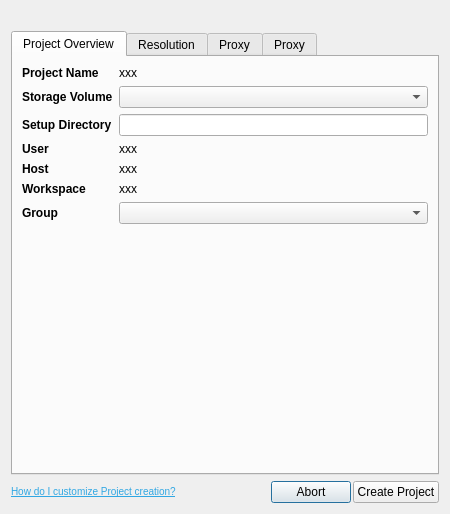
<?xml version="1.0" encoding="UTF-8"?>
<ui version="4.0">
 <class>ProjectCreateDialog</class>
 <widget class="QDialog" name="ProjectCreateDialog">
  <property name="geometry">
   <rect>
    <x>0</x>
    <y>0</y>
    <width>450</width>
    <height>514</height>
   </rect>
  </property>
  <property name="windowTitle">
   <string>Submit to Flow Production Tracking</string>
  </property>
  <property name="styleSheet">
   <string notr="true">/* this is to force the combo box dropdowns to show all items rather than displaying only a few items and a scroll bar */
QComboBox QListView {
height: 100px;
}</string>
  </property>
  <layout class="QVBoxLayout" name="verticalLayout" stretch="0,0,0">
   <item>
    <widget class="QLabel" name="label_9">
     <property name="sizePolicy">
      <sizepolicy hsizetype="Maximum" vsizetype="Preferred">
       <horstretch>0</horstretch>
       <verstretch>0</verstretch>
      </sizepolicy>
     </property>
     <property name="text">
      <string/>
     </property>
     <property name="pixmap">
      <pixmap resource="resources.qrc">:/tk-flame/icon.png</pixmap>
     </property>
     <property name="alignment">
      <set>Qt::AlignLeading|Qt::AlignLeft|Qt::AlignTop</set>
     </property>
    </widget>
   </item>
   <item>
    <widget class="QTabWidget" name="tabWidget">
     <property name="currentIndex">
      <number>0</number>
     </property>
     <widget class="QWidget" name="project_overview_tab">
      <attribute name="title">
       <string>Project Overview</string>
      </attribute>
      <layout class="QFormLayout" name="formLayout_3">
       <item row="0" column="0">
        <widget class="QLabel" name="label_5">
         <property name="sizePolicy">
          <sizepolicy hsizetype="Maximum" vsizetype="Preferred">
           <horstretch>0</horstretch>
           <verstretch>0</verstretch>
          </sizepolicy>
         </property>
         <property name="text">
          <string>&lt;b&gt;Project Name&lt;/b&gt;</string>
         </property>
        </widget>
       </item>
       <item row="0" column="1">
        <widget class="QLabel" name="project_name">
         <property name="sizePolicy">
          <sizepolicy hsizetype="MinimumExpanding" vsizetype="Preferred">
           <horstretch>0</horstretch>
           <verstretch>0</verstretch>
          </sizepolicy>
         </property>
         <property name="minimumSize">
          <size>
           <width>200</width>
           <height>0</height>
          </size>
         </property>
         <property name="toolTip">
          <string>The &lt;b&gt;Flame project name&lt;/b&gt; is automatically generated based on your current Flow Production Tracking project. </string>
         </property>
         <property name="text">
          <string>xxx</string>
         </property>
         <property name="wordWrap">
          <bool>false</bool>
         </property>
        </widget>
       </item>
       <item row="1" column="0">
        <widget class="QLabel" name="label_7">
         <property name="sizePolicy">
          <sizepolicy hsizetype="Maximum" vsizetype="Preferred">
           <horstretch>0</horstretch>
           <verstretch>0</verstretch>
          </sizepolicy>
         </property>
         <property name="text">
          <string>&lt;b&gt;Storage Volume&lt;/b&gt;</string>
         </property>
        </widget>
       </item>
       <item row="1" column="1">
        <widget class="QComboBox" name="volume"/>
       </item>
       <item row="3" column="0">
        <widget class="QLabel" name="label_6">
         <property name="sizePolicy">
          <sizepolicy hsizetype="Maximum" vsizetype="Preferred">
           <horstretch>0</horstretch>
           <verstretch>0</verstretch>
          </sizepolicy>
         </property>
         <property name="text">
          <string>&lt;b&gt;User&lt;/b&gt;</string>
         </property>
        </widget>
       </item>
       <item row="3" column="1">
        <widget class="QLabel" name="user_name">
         <property name="toolTip">
          <string>The &lt;b&gt;User Name&lt;/b&gt; associated with your new Flame Project is based on the Flow Production Tracking user that matches your current login name.
</string>
         </property>
         <property name="text">
          <string>xxx</string>
         </property>
         <property name="wordWrap">
          <bool>false</bool>
         </property>
        </widget>
       </item>
       <item row="4" column="0">
        <widget class="QLabel" name="label_19">
         <property name="sizePolicy">
          <sizepolicy hsizetype="Maximum" vsizetype="Preferred">
           <horstretch>0</horstretch>
           <verstretch>0</verstretch>
          </sizepolicy>
         </property>
         <property name="text">
          <string>&lt;b&gt;Host&lt;/b&gt;</string>
         </property>
        </widget>
       </item>
       <item row="4" column="1">
        <widget class="QLabel" name="host_name">
         <property name="text">
          <string>xxx</string>
         </property>
         <property name="wordWrap">
          <bool>false</bool>
         </property>
        </widget>
       </item>
       <item row="2" column="0">
        <widget class="QLabel" name="label_4">
         <property name="text">
          <string>&lt;b&gt;Setup Directory&lt;/b&gt;</string>
         </property>
        </widget>
       </item>
       <item row="5" column="0">
        <widget class="QLabel" name="label_17">
         <property name="sizePolicy">
          <sizepolicy hsizetype="Maximum" vsizetype="Preferred">
           <horstretch>0</horstretch>
           <verstretch>0</verstretch>
          </sizepolicy>
         </property>
         <property name="text">
          <string>&lt;b&gt;Workspace&lt;/b&gt;</string>
         </property>
        </widget>
       </item>
       <item row="5" column="1">
        <widget class="QLabel" name="workspace_name">
         <property name="text">
          <string>xxx</string>
         </property>
         <property name="wordWrap">
          <bool>false</bool>
         </property>
        </widget>
       </item>
       <item row="6" column="0">
        <widget class="QLabel" name="group_name_label">
         <property name="text">
          <string>&lt;b&gt;Group&lt;/b&gt;</string>
         </property>
        </widget>
       </item>
       <item row="6" column="1">
        <widget class="QComboBox" name="group_name"/>
       </item>
       <item row="2" column="1">
        <widget class="QLineEdit" name="setup_dir"/>
       </item>
      </layout>
     </widget>
     <widget class="QWidget" name="resolution_tab">
      <attribute name="title">
       <string>Resolution</string>
      </attribute>
      <layout class="QFormLayout" name="formLayout_2">
       <item row="0" column="0">
        <widget class="QLabel" name="label">
         <property name="text">
          <string>Resolution</string>
         </property>
        </widget>
       </item>
       <item row="0" column="1">
        <layout class="QHBoxLayout" name="horizontalLayout">
         <item>
          <widget class="QLineEdit" name="width">
           <property name="sizePolicy">
            <sizepolicy hsizetype="Fixed" vsizetype="Fixed">
             <horstretch>0</horstretch>
             <verstretch>0</verstretch>
            </sizepolicy>
           </property>
           <property name="minimumSize">
            <size>
             <width>50</width>
             <height>0</height>
            </size>
           </property>
           <property name="maximumSize">
            <size>
             <width>50</width>
             <height>16777215</height>
            </size>
           </property>
           <property name="placeholderText">
            <string>width</string>
           </property>
          </widget>
         </item>
         <item>
          <widget class="QLabel" name="label_2">
           <property name="sizePolicy">
            <sizepolicy hsizetype="Maximum" vsizetype="Preferred">
             <horstretch>0</horstretch>
             <verstretch>0</verstretch>
            </sizepolicy>
           </property>
           <property name="text">
            <string>x</string>
           </property>
          </widget>
         </item>
         <item>
          <widget class="QLineEdit" name="height">
           <property name="sizePolicy">
            <sizepolicy hsizetype="Maximum" vsizetype="Fixed">
             <horstretch>0</horstretch>
             <verstretch>0</verstretch>
            </sizepolicy>
           </property>
           <property name="maximumSize">
            <size>
             <width>50</width>
             <height>16777215</height>
            </size>
           </property>
           <property name="placeholderText">
            <string>height</string>
           </property>
          </widget>
         </item>
        </layout>
       </item>
       <item row="1" column="0">
        <widget class="QLabel" name="label_26">
         <property name="text">
          <string>Aspect Ratio</string>
         </property>
        </widget>
       </item>
       <item row="1" column="1">
        <widget class="QComboBox" name="aspect_ratio">
         <property name="maxVisibleItems">
          <number>100</number>
         </property>
         <property name="sizeAdjustPolicy">
          <enum>QComboBox::AdjustToContents</enum>
         </property>
         <item>
          <property name="text">
           <string>4:3</string>
          </property>
         </item>
         <item>
          <property name="text">
           <string>16:9</string>
          </property>
         </item>
         <item>
          <property name="text">
           <string>Based on width/height</string>
          </property>
         </item>
        </widget>
       </item>
       <item row="2" column="0">
        <widget class="QLabel" name="label_27">
         <property name="text">
          <string>Frame Rate</string>
         </property>
        </widget>
       </item>
       <item row="2" column="1">
        <widget class="QComboBox" name="frame_rate">
         <property name="maxVisibleItems">
          <number>100</number>
         </property>
         <property name="sizeAdjustPolicy">
          <enum>QComboBox::AdjustToContents</enum>
         </property>
         <item>
          <property name="text">
           <string>23.976 fps</string>
          </property>
         </item>
         <item>
          <property name="text">
           <string>24 fps</string>
          </property>
         </item>
         <item>
          <property name="text">
           <string>25 fps</string>
          </property>
         </item>
         <item>
          <property name="text">
           <string>29.97 fps DF</string>
          </property>
         </item>
         <item>
          <property name="text">
           <string>29.97 fps NDF</string>
          </property>
         </item>
         <item>
          <property name="text">
           <string>30 fps</string>
          </property>
         </item>
         <item>
          <property name="text">
           <string>50 fps</string>
          </property>
         </item>
         <item>
          <property name="text">
           <string>59.94 fps DF</string>
          </property>
         </item>
         <item>
          <property name="text">
           <string>59.94 fps NDF</string>
          </property>
         </item>
         <item>
          <property name="text">
           <string>60 fps</string>
          </property>
         </item>
        </widget>
       </item>
       <item row="3" column="0">
        <widget class="QLabel" name="label_3">
         <property name="text">
          <string>Depth</string>
         </property>
        </widget>
       </item>
       <item row="3" column="1">
        <widget class="QComboBox" name="depth">
         <property name="maxVisibleItems">
          <number>100</number>
         </property>
         <item>
          <property name="text">
           <string>32-bit fp</string>
          </property>
         </item>
         <item>
          <property name="text">
           <string>16-bit fp</string>
          </property>
         </item>
         <item>
          <property name="text">
           <string>12-bit</string>
          </property>
         </item>
         <item>
          <property name="text">
           <string>12-bit u</string>
          </property>
         </item>
         <item>
          <property name="text">
           <string>10-bit</string>
          </property>
         </item>
         <item>
          <property name="text">
           <string>8-bit</string>
          </property>
         </item>
        </widget>
       </item>
       <item row="4" column="0">
        <widget class="QLabel" name="label_10">
         <property name="text">
          <string>Field Dominance</string>
         </property>
        </widget>
       </item>
       <item row="4" column="1">
        <widget class="QComboBox" name="field_dominance">
         <property name="maxVisibleItems">
          <number>100</number>
         </property>
         <item>
          <property name="text">
           <string>PROGRESSIVE</string>
          </property>
         </item>
         <item>
          <property name="text">
           <string>FIELD_1</string>
          </property>
         </item>
         <item>
          <property name="text">
           <string>FIELD_2</string>
          </property>
         </item>
        </widget>
       </item>
      </layout>
     </widget>
     <widget class="QWidget" name="old_proxy_tab">
      <attribute name="title">
       <string>Proxy</string>
      </attribute>
      <layout class="QFormLayout" name="formLayout">
       <property name="fieldGrowthPolicy">
        <enum>QFormLayout::FieldsStayAtSizeHint</enum>
       </property>
       <item row="0" column="0">
        <widget class="QLabel" name="proxy_depth_label_2">
         <property name="text">
          <string>Mode</string>
         </property>
        </widget>
       </item>
       <item row="0" column="1">
        <widget class="QComboBox" name="proxy_mode">
         <property name="maxVisibleItems">
          <number>100</number>
         </property>
         <item>
          <property name="text">
           <string>Proxies Off</string>
          </property>
         </item>
         <item>
          <property name="text">
           <string>Proxies Conditional</string>
          </property>
         </item>
         <item>
          <property name="text">
           <string>Proxies On</string>
          </property>
         </item>
        </widget>
       </item>
       <item row="1" column="0">
        <widget class="QLabel" name="proxy_depth_label">
         <property name="text">
          <string>Depth</string>
         </property>
        </widget>
       </item>
       <item row="1" column="1">
        <widget class="QComboBox" name="proxy_depth">
         <property name="maxVisibleItems">
          <number>100</number>
         </property>
         <item>
          <property name="text">
           <string>8-bit</string>
          </property>
         </item>
         <item>
          <property name="text">
           <string>SAME AS HIRES</string>
          </property>
         </item>
        </widget>
       </item>
       <item row="2" column="0">
        <widget class="QLabel" name="proxy_quality_label">
         <property name="text">
          <string>Quality</string>
         </property>
        </widget>
       </item>
       <item row="2" column="1">
        <widget class="QComboBox" name="proxy_quality">
         <property name="maxVisibleItems">
          <number>100</number>
         </property>
         <item>
          <property name="text">
           <string>draft</string>
          </property>
         </item>
         <item>
          <property name="text">
           <string>coarse</string>
          </property>
         </item>
         <item>
          <property name="text">
           <string>medium</string>
          </property>
         </item>
         <item>
          <property name="text">
           <string>quality</string>
          </property>
         </item>
         <item>
          <property name="text">
           <string>bicubic</string>
          </property>
         </item>
        </widget>
       </item>
       <item row="3" column="0">
        <widget class="QLabel" name="proxy_width_hint_label">
         <property name="text">
          <string>Width</string>
         </property>
        </widget>
       </item>
       <item row="3" column="1">
        <layout class="QHBoxLayout" name="horizontalLayout_6">
         <item>
          <widget class="QSlider" name="proxy_width_hint">
           <property name="sizePolicy">
            <sizepolicy hsizetype="Preferred" vsizetype="Fixed">
             <horstretch>0</horstretch>
             <verstretch>0</verstretch>
            </sizepolicy>
           </property>
           <property name="minimumSize">
            <size>
             <width>100</width>
             <height>0</height>
            </size>
           </property>
           <property name="minimum">
            <number>24</number>
           </property>
           <property name="maximum">
            <number>8192</number>
           </property>
           <property name="singleStep">
            <number>4</number>
           </property>
           <property name="pageStep">
            <number>400</number>
           </property>
           <property name="orientation">
            <enum>Qt::Horizontal</enum>
           </property>
           <property name="tickPosition">
            <enum>QSlider::TicksBelow</enum>
           </property>
           <property name="tickInterval">
            <number>400</number>
           </property>
          </widget>
         </item>
         <item>
          <widget class="QLabel" name="proxy_width_hint_preview">
           <property name="sizePolicy">
            <sizepolicy hsizetype="Expanding" vsizetype="Preferred">
             <horstretch>0</horstretch>
             <verstretch>0</verstretch>
            </sizepolicy>
           </property>
           <property name="text">
            <string>720px</string>
           </property>
          </widget>
         </item>
        </layout>
       </item>
       <item row="4" column="0">
        <widget class="QLabel" name="proxy_min_frame_size_label">
         <property name="text">
          <string>Width &gt;</string>
         </property>
        </widget>
       </item>
       <item row="4" column="1">
        <layout class="QHBoxLayout" name="horizontalLayout_7">
         <item>
          <widget class="QSlider" name="proxy_min_frame_size">
           <property name="sizePolicy">
            <sizepolicy hsizetype="Preferred" vsizetype="Fixed">
             <horstretch>0</horstretch>
             <verstretch>0</verstretch>
            </sizepolicy>
           </property>
           <property name="minimumSize">
            <size>
             <width>100</width>
             <height>0</height>
            </size>
           </property>
           <property name="minimum">
            <number>24</number>
           </property>
           <property name="maximum">
            <number>8192</number>
           </property>
           <property name="singleStep">
            <number>4</number>
           </property>
           <property name="pageStep">
            <number>400</number>
           </property>
           <property name="orientation">
            <enum>Qt::Horizontal</enum>
           </property>
           <property name="tickPosition">
            <enum>QSlider::TicksBelow</enum>
           </property>
           <property name="tickInterval">
            <number>400</number>
           </property>
          </widget>
         </item>
         <item>
          <widget class="QLabel" name="proxy_min_frame_size_preview">
           <property name="sizePolicy">
            <sizepolicy hsizetype="Expanding" vsizetype="Preferred">
             <horstretch>0</horstretch>
             <verstretch>0</verstretch>
            </sizepolicy>
           </property>
           <property name="text">
            <string>720px</string>
           </property>
          </widget>
         </item>
         <item>
          <widget class="QCheckBox" name="proxy_above_8_bits">
           <property name="text">
            <string>&gt;8 bits</string>
           </property>
          </widget>
         </item>
        </layout>
       </item>
      </layout>
     </widget>
     <widget class="QWidget" name="new_proxy_tab">
      <attribute name="title">
       <string>Proxy</string>
      </attribute>
      <layout class="QFormLayout" name="formLayout_4">
       <item row="1" column="0">
        <widget class="QLabel" name="proxy_depth_label_3">
         <property name="text">
          <string>Ratio</string>
         </property>
        </widget>
       </item>
       <item row="1" column="1">
        <widget class="QComboBox" name="new_proxy_mode">
         <property name="maxVisibleItems">
          <number>100</number>
         </property>
         <item>
          <property name="text">
           <string>Proxy 1/2</string>
          </property>
         </item>
         <item>
          <property name="text">
           <string>Proxy 1/4</string>
          </property>
         </item>
         <item>
          <property name="text">
           <string>Proxy 1/8</string>
          </property>
         </item>
        </widget>
       </item>
       <item row="2" column="0">
        <widget class="QLabel" name="proxy_quality_label_2">
         <property name="text">
          <string>Quality</string>
         </property>
        </widget>
       </item>
       <item row="2" column="1">
        <widget class="QComboBox" name="new_proxy_quality">
         <property name="maxVisibleItems">
          <number>100</number>
         </property>
         <item>
          <property name="text">
           <string>lanczos</string>
          </property>
         </item>
         <item>
          <property name="text">
           <string>shannon</string>
          </property>
         </item>
         <item>
          <property name="text">
           <string>gaussian</string>
          </property>
         </item>
         <item>
          <property name="text">
           <string>quadratic</string>
          </property>
         </item>
         <item>
          <property name="text">
           <string>bicubic</string>
          </property>
         </item>
         <item>
          <property name="text">
           <string>mitchell</string>
          </property>
         </item>
         <item>
          <property name="text">
           <string>triangle</string>
          </property>
         </item>
         <item>
          <property name="text">
           <string>impulse</string>
          </property>
         </item>
         <item>
          <property name="text">
           <string>draft</string>
          </property>
         </item>
        </widget>
       </item>
       <item row="4" column="0">
        <widget class="QLabel" name="proxy_min_frame_size_label_2">
         <property name="text">
          <string>Conditional Width &gt;</string>
         </property>
        </widget>
       </item>
       <item row="4" column="1">
        <layout class="QHBoxLayout" name="horizontalLayout_8">
         <item>
          <widget class="QSpinBox" name="new_proxy_width">
           <property name="maximum">
            <number>65536</number>
           </property>
           <property name="singleStep">
            <number>16</number>
           </property>
          </widget>
         </item>
         <item>
          <widget class="QLabel" name="new_proxy_width_label">
           <property name="sizePolicy">
            <sizepolicy hsizetype="Fixed" vsizetype="Preferred">
             <horstretch>0</horstretch>
             <verstretch>0</verstretch>
            </sizepolicy>
           </property>
           <property name="text">
            <string>px</string>
           </property>
          </widget>
         </item>
        </layout>
       </item>
       <item row="3" column="1">
        <widget class="QCheckBox" name="new_generate_proxies">
         <property name="text">
          <string>Generate Proxies By Default</string>
         </property>
        </widget>
       </item>
      </layout>
     </widget>
    </widget>
   </item>
   <item>
    <layout class="QHBoxLayout" name="horizontalLayout_2">
     <property name="spacing">
      <number>2</number>
     </property>
     <item>
      <widget class="QLabel" name="help_link">
       <property name="sizePolicy">
        <sizepolicy hsizetype="Expanding" vsizetype="Preferred">
         <horstretch>0</horstretch>
         <verstretch>0</verstretch>
        </sizepolicy>
       </property>
       <property name="text">
        <string>&lt;small&gt;&lt;a style='color: #30A7E3;' href='{DOC}'&gt;How do I customize Project creation?&lt;/a&gt;&lt;/small&gt;</string>
       </property>
      </widget>
     </item>
     <item>
      <widget class="QPushButton" name="abort">
       <property name="text">
        <string>Abort</string>
       </property>
      </widget>
     </item>
     <item>
      <widget class="QPushButton" name="create_project">
       <property name="text">
        <string>Create Project</string>
       </property>
      </widget>
     </item>
    </layout>
   </item>
  </layout>
 </widget>
 <resources>
  <include location="resources.qrc"/>
 </resources>
 <connections/>
</ui>
